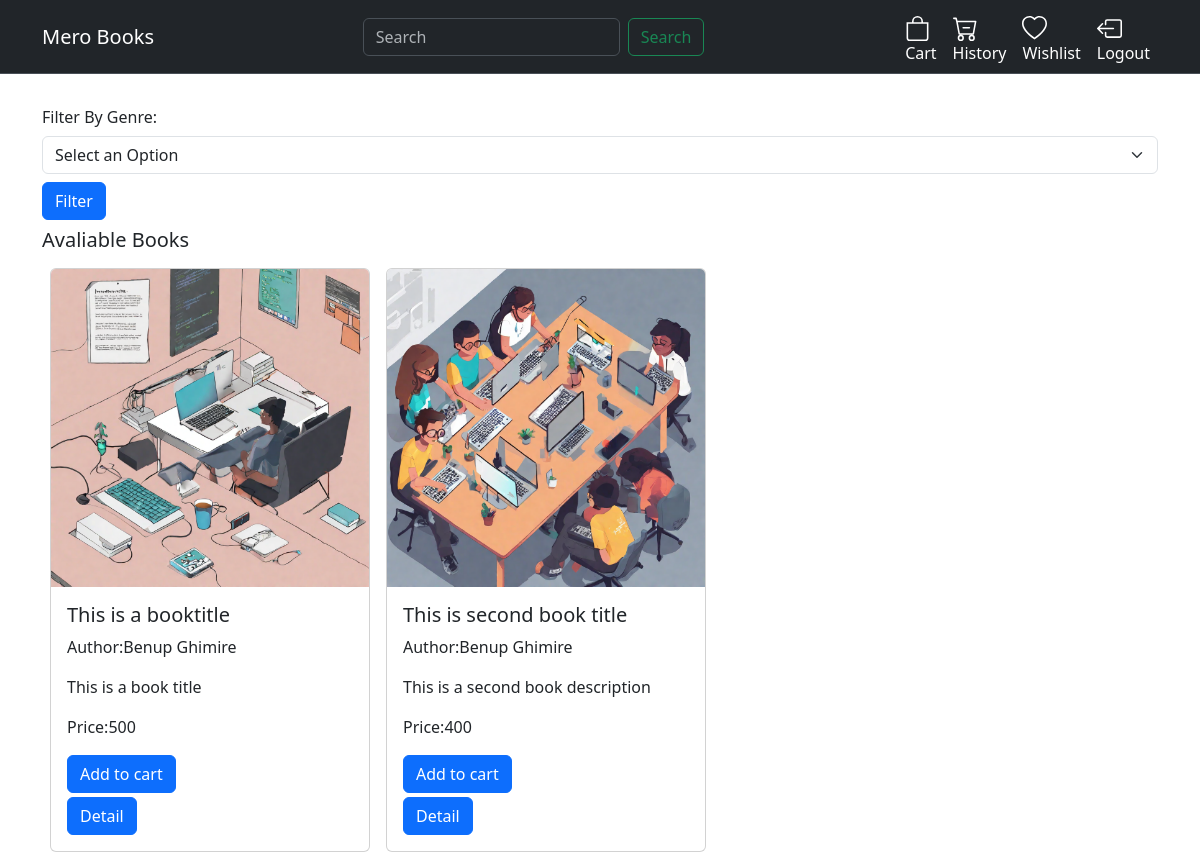
Screenshot of / (signed in) with the database file from the repository.
### bookstore/models.py (models this page shows, shortened)
class Book(models.Model):
    title=models.CharField(max_length=100)
    author=models.ForeignKey(Author,on_delete=models.CASCADE)
    genre=models.ForeignKey(Genre,on_delete=models.CASCADE)
    price=models.IntegerField()
    description=models.TextField()
    book_image=models.ImageField()

class Author(models.Model):
    name=models.CharField(max_length=50)
    def __str__(self) -> str:
        return self.name

### bookstore/views.py (the view, shortened to what this page needs)
# urls.py: path('',Home.as_view(),name="home"),
@method_decorator(login_required(login_url='bookstore:login'),name="dispatch")
class Home(View):
    def get(self,request):
        genre_id = request.GET.get('genre')
        book_val=request.GET.get('searckBook')
        if genre_id is None and book_val is None:
            books=Book.objects.all()
        elif genre_id is not None:
            books = Book.objects.filter(genre_id=genre_id)
        else:
            books = Book.objects.filter(title__icontains=book_val)
        genre=Genre.objects.all()
        return render(request,'bookstore/home.html',{'books':books,'genre':genre,'messages':''})

### bookstore/customauth.py (called while the page is built)
    def get_user(self, user_id):
        try:
            return User.objects.get(pk=user_id)
        except User.DoesNotExist:
            return None

### bookstore/templates/bookstore/home.html (shortened to what this page needs)
{% extends 'index.html' %}
{% block content %}
{% include 'storenavbar.html' %}
<div class="container mt-4">
    <form action="{% url 'bookstore:home' %}" method="get">
        <div class="form-group">
            <label for="genre" class="col-form-label">Filter By Genre:</label>
            <select class="form-select" name="genre" id="genre" required>
                <option value="" hidden selected disabled>Select an Option</option>
            </select>
        </div>
        <input type="submit" value="Filter" class="btn btn-primary my-2">
    </form>
    <h5>Avaliable Books</h5>
    <div class="row">
        <div class="col d-lg-flex d-md-flex flex-wrap d-block">
            {% for book in books %}
                <div class="card my-2 mx-lg-2 mx-md-2" style="width: 20rem;">
                    <img src="{{book.book_image.url}}" class="card-img-top" alt="{{book.title}}">
                    <div class="card-body">
                    <h5 class="card-title">{{book.title}}</h5>
                    <p class="card-text">Author:{{book.author}}</p>
                    <p class="card-text">{{book.description}}</p>
                    <p class="card-text">Price:{{book.price}}</p>
                    <form method="post" action="{% url 'bookstore:home' %}">
                        <input type="submit" class="btn btn-primary" value="Add to cart">
                    </form>
                    <button class="btn btn-primary mt-1"><a href="{% url 'bookstore:bookdetail' book.id %}" class="text-decoration-none text-white">Detail</a></button>
                    </div>
                </div>
            {% endfor %}
        </div>
    </div>
</div>
{% endblock %}

### templates/index.html (shortened to what this page needs)
{% load static %}
<!DOCTYPE html>
<html lang="en">
<head>
    <link href="https://cdn.jsdelivr.net/npm/bootstrap@5.3.2/dist/css/bootstrap.min.css" rel="stylesheet">
</head>
<body>
    {% block content %}
    {% endblock %}
</body>
</html>

### templates/storenavbar.html (shortened to what this page needs)
<nav class="navbar bg-dark border-bottom border-body" data-bs-theme="dark">
    <div class="container">
        <a class="navbar-brand" href="{% url 'bookstore:home' %}">Mero Books</a>
          <form class="d-flex" role="search" method="get" action="{% url 'bookstore:home' %}">
            <input class="form-control me-2" type="search" name="searckBook" placeholder="Search" aria-label="Search">
            <button class="btn btn-outline-success" type="submit">Search</button>
          </form>
          <div class="mt-2 d-flex">
            <a href="{% url 'bookstore:cart' %}" class="d-inline-block mx-2 d-flex flex-column text-white text-decoration-none"><svg xmlns="http://www.w3.org/2000/svg" width="25" height="25" fill="white" class="bi bi-bag" viewBox="0 0 16 16">
              <path d="M8 1a2.5 2.5 0 0 1 2.5 2.5V4h-5v-.5A2.5 2.5 0 0 1 8 1m3.5 3v-.5a3.5 3.5 0 1 0-7 0V4H1v10a2 2 0 0 0 2 2h10a2 2 0 0 0 2-2V4zM2 5h12v9a1 1 0 0 1-1 1H3a1 1 0 0 1-1-1z"/>
            </svg><span>Cart</span></a>
            <a href="{% url 'bookstore:history' %}" class="d-inline-block mx-2 d-flex flex-column text-white text-decoration-none"><span>History</span></a>
            <a href="{% url 'bookstore:wishlist' %}" class="d-inline-block mx-2 d-flex flex-column text-white text-decoration-none"><span>Wishlist</span></a>
            <a href="{% url 'bookstore:logout' %}" class="d-inline-block mx-2 d-flex flex-column text-white text-decoration-none"><span>Logout</span></a>
          </div>
      </div>
</nav>

### rows the page displays
Book: book_image (picture), title "This is a booktitle", author "Benup Ghimire", description "This is a book title", price "500"
Book: book_image (picture), title "This is second book title", author "Benup Ghimire", description "This is a second book description", price "400"
